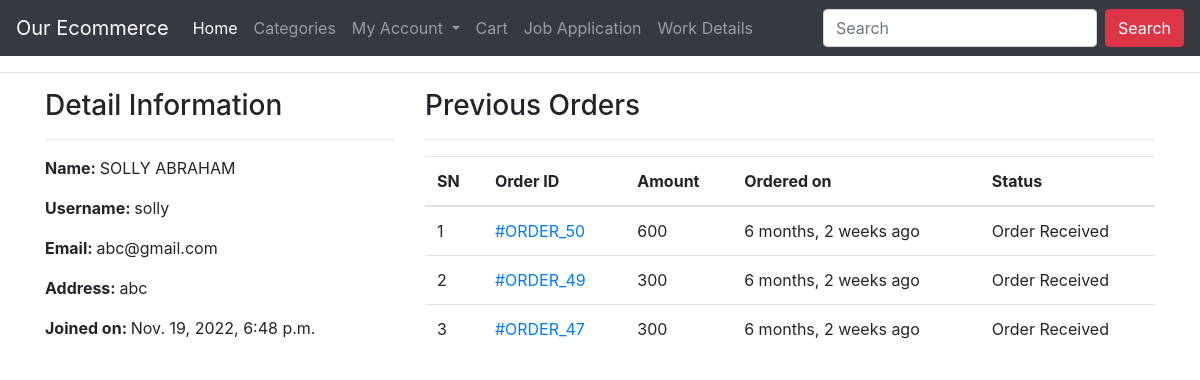
Screenshot of /profile/ (signed in) with the database file from the repository.
### ecomapp/models.py (models this page shows, shortened)
class Customer(models.Model):
    user = models.OneToOneField(User, on_delete=models.CASCADE)
    full_name = models.CharField(max_length=200)
    address = models.CharField(max_length=200, null=True, blank=True)
    joined_on = models.DateTimeField(auto_now_add=True)

class Order(models.Model):
    cart = models.OneToOneField(Cart, on_delete=models.CASCADE)
    ordered_by = models.CharField(max_length=200)
    shipping_address = models.CharField(max_length=200)
    mobile = models.CharField(max_length=10)
    email = models.EmailField(null=True, blank=True)
    subtotal = models.PositiveIntegerField()
    discount = models.PositiveIntegerField()
    total = models.PositiveIntegerField()
    order_status = models.CharField(max_length=50, choices=ORDER_STATUS)
    created_at = models.DateTimeField(auto_now_add=True)
    payment_method = models.CharField(
        max_length=20, choices=METHOD, default="Cash On Delivery")
    payment_completed = models.BooleanField(
        default=False, null=True, blank=True)

### ecomapp/views.py (the view)
# urls.py: path("profile/", CustomerProfileView.as_view(), name="customerprofile"),
class CustomerProfileView(TemplateView):
    template_name = "customerprofile.html"
    def dispatch(self, request, *args, **kwargs):
        if request.user.is_authenticated and Customer.objects.filter(user=request.user).exists():
            pass
        else:
            return redirect("/login/?next=/profile/")
        return super().dispatch(request, *args, **kwargs)
    def get_context_data(self, **kwargs):
        context = super().get_context_data(**kwargs)
        customer = self.request.user.customer
        context['customer'] = customer
        orders = Order.objects.filter(cart__customer=customer).order_by("-id")
        context["orders"] = orders
        return context

### templates/customerprofile.html (shortened to what this page needs)
{% extends 'base.html' %}
{% block content %}
<div class="container">
    <div class="row">
        <div class="col-md-4">
            <h3>Detail Information</h3><hr>
            <p><span class="font-weight-bold">Name: </span> {{customer.full_name}}</p>
            <p><span class="font-weight-bold">Username: </span> {{customer.user.username}}</p>
            <p><span class="font-weight-bold">Email: </span> {{customer.user.email}}</p>
            <p><span class="font-weight-bold">Address: </span> {{customer.address}}</p>
            <p><span class="font-weight-bold">Joined on: </span> {{customer.joined_on}}</p>
        </div>
        <div class="col-md-8">
            <h3>Previous Orders</h3>
            <hr>
            <table class="table">
                <thead>
                    <tr>
                        <th>SN</th>
                        <th>Order ID</th>
                        <th>Amount</th>
                        <th>Ordered on</th>
                        <th>Status</th>
                    </tr>
                </thead>
                <tbody>
                    {% for ord in orders %}
                    <tr>
                        <td>{{forloop.counter}}</td>
                        <td><a href="{% url 'ecomapp:customerorderdetail' ord.pk %}"> #ORDER_{{ord.id}}</a></td>
                        <td>{{ord.total}}</td>
                        <td>{{ord.created_at|timesince}} ago</td>
                        <td>{{ord.order_status}}</td>
                    </tr>
                    {% endfor %}
                </tbody>
            </table>
        </div>
    </div>
</div>
{% endblock %}

### rows the page displays
Customer: full_name "SOLLY ABRAHAM", user.username "solly", user.email "abc@gmail.com", address "abc", joined_on "Nov. 19, 2022, 6:48 p.m."
Order: id "50", total "600", created_at "6 months, 2 weeks", order_status "Order Received"
Order: id "49", total "300", created_at "6 months, 2 weeks", order_status "Order Received"
Order: id "47", total "300", created_at "6 months, 2 weeks", order_status "Order Received"
